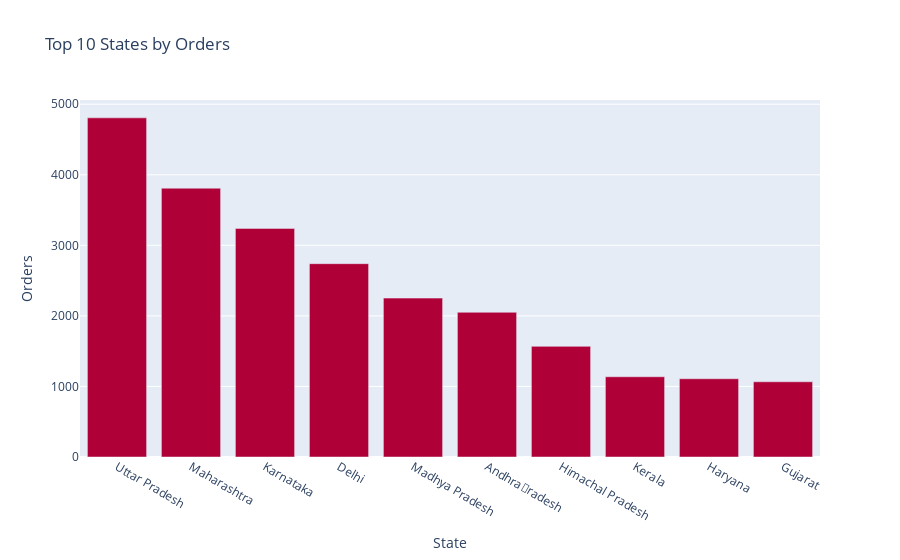

Notebook cell for this chart:
### Code cell
state_sales = df.groupby("State")["Orders"].sum().sort_values(ascending=False).head(10).reset_index()
fig = px.bar(state_sales, x="State", y="Orders", title="Top 10 States by Orders", color_discrete_sequence=px.colors.qualitative.Dark24_r)
fig.show()

### Figure 1 — Plotly figure (JSON) as saved in the notebook; plotly's stock layout.template omitted (floating-point values rounded to 4 significant figures)
{"data": [{"hovertemplate": "State=%{x}<br>Orders=%{y}<extra></extra>", "legendgroup": "", "marker": {"color": "#AF0038", "pattern": {"shape": ""}}, "name": "", "orientation": "v", "showlegend": false, "textposition": "auto", "type": "bar", "x": ["Uttar Pradesh", "Maharashtra", "Karnataka", "Delhi", "Madhya Pradesh", "Andhraradesh", "Himachal Pradesh", "Kerala", "Haryana", "Gujarat"], "xaxis": "x", "y": [4807, 3810, 3240, 2740, 2252, 2051, 1568, 1137, 1109, 1066], "yaxis": "y"}], "layout": {"barmode": "relative", "legend": {"tracegroupgap": 0}, "title": {"text": "Top 10 States by Orders"}, "xaxis": {"anchor": "y", "domain": [0, 1], "title": {"text": "State"}}, "yaxis": {"anchor": "x", "domain": [0, 1], "title": {"text": "Orders"}}}}
